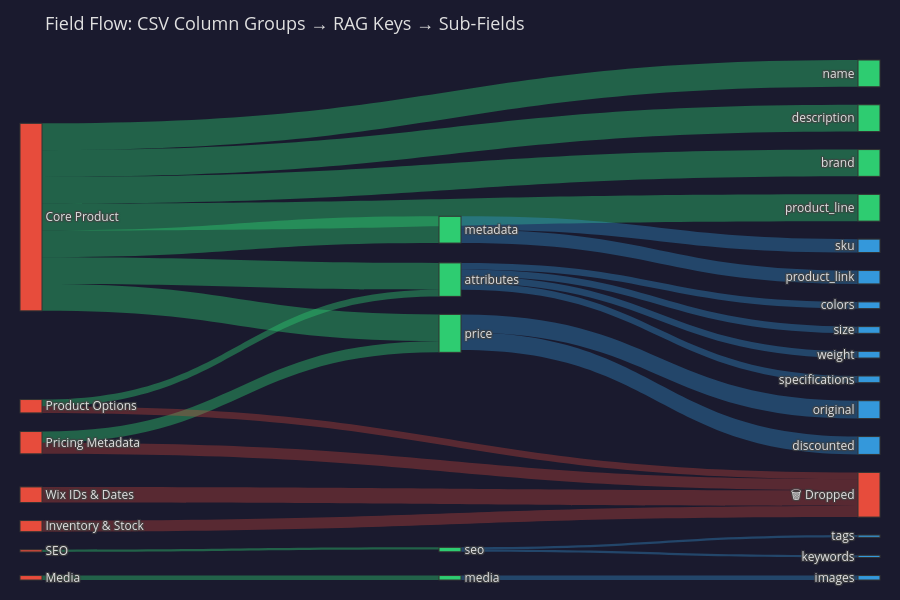

The code cell stored with this chart in its notebook:
### Markdown cell above
### Field Flow — Sankey Diagram
How do 35 CSV columns flow through the pipeline into 9 RAG keys and their nested sub-fields?

### Code cell
# ── Column 1: CSV Column Groups ──
csv_to_cleaned_map = {
    'Core Product': ['Name', 'Description', 'Price', 'Discounted Price', 'Formatted Price',
                     'Formatted Discounted Price', 'Product Page Url', 'Slug', 'Brand', 'Product Type', 'Weight', 'SKU'],
    'Media': ['Main Media', 'Media Items'],
    'SEO': ['SEO Data'],
    'Inventory & Stock': ['In Stock', 'Quantity In Stock', 'Track Inventory', 'Manage Variants', 'Inventory Item'],
    'Pricing Metadata': ['Price Per Unit', 'Price Per Unit Data', 'Formatted Price Per Unit', 'Currency', 'Discount'],
    'Product Options': ['Product Options', 'Additional Info Sections', 'Custom Text Fields'],
    'Wix IDs & Dates': ['ID', 'Numeric Id', 'Collections', 'Ribbon', 'Ribbons', 'Updated Date', 'Date Created'],
}

# ── Column 2: RAG Top-Level Keys ──
cleaned_to_rag_map = {
    'name': ['Core Product'], 'description': ['Core Product'], 'brand': ['Core Product'],
    'product_line': ['Core Product'], 'price': ['Core Product', 'Pricing Metadata'],
    'seo': ['SEO'], 'attributes': ['Product Options', 'Core Product'], 'media': ['Media'],
    'metadata': ['Core Product'],
    'DROPPED': ['Inventory & Stock', 'Pricing Metadata', 'Wix IDs & Dates', 'Product Options'],
}

# ── Column 3: Nested sub-fields within each RAG key ──
rag_to_subfields = {
    'price':      ['price.original', 'price.discounted'],
    'seo':        ['seo.tags', 'seo.keywords'],
    'attributes': ['attributes.colors', 'attributes.size', 'attributes.weight', 'attributes.specifications'],
    'media':      ['media.images'],
    'metadata':   ['metadata.sku', 'metadata.product_link'],
}

# ── Build nodes ──
nodes, node_idx = [], {}

# Col 1: CSV groups
csv_groups = list(csv_to_cleaned_map.keys())
for g in csv_groups:
    node_idx[f'csv_{g}'] = len(nodes)
    nodes.append(g)

# Col 2: RAG top-level keys
rag_keys_display = ['name', 'description', 'brand', 'product_line', 'price', 'seo', 'attributes', 'media', 'metadata', 'DROPPED']
for k in rag_keys_display:
    node_idx[f'rag_{k}'] = len(nodes)
    nodes.append(k if k != 'DROPPED' else '🗑️ Dropped')

# Col 3: Sub-fields
all_subfields = []
for parent, subs in rag_to_subfields.items():
    for sf in subs:
        node_idx[f'sub_{sf}'] = len(nodes)
        # Display as just the sub-key part (after the dot)
        nodes.append(sf.split('.')[1])
        all_subfields.append(sf)

# ── Build links ──
sources, targets, values, link_colors = [], [], [], []
rag_colors_map = {k: 'rgba(46,204,113,0.4)' for k in rag_keys_display}
rag_colors_map['DROPPED'] = 'rgba(231,76,60,0.3)'

# Links: CSV groups → RAG keys
for rag_key, csv_group_list in cleaned_to_rag_map.items():
    for csv_group in csv_group_list:
        if csv_group in csv_groups:
            sources.append(node_idx[f'csv_{csv_group}'])
            targets.append(node_idx[f'rag_{rag_key}'])
            values.append(len(csv_to_cleaned_map[csv_group]))
            link_colors.append(rag_colors_map.get(rag_key, 'rgba(150,150,150,0.3)'))

# Links: RAG keys → sub-fields
SUB_COLOR = 'rgba(52,152,219,0.35)'
for parent, subs in rag_to_subfields.items():
    # Split the parent's total incoming value equally among sub-fields
    parent_total = sum(v for s, t, v in zip(sources, targets, values) if t == node_idx[f'rag_{parent}'])
    per_sub = max(1, parent_total // len(subs))
    for sf in subs:
        sources.append(node_idx[f'rag_{parent}'])
        targets.append(node_idx[f'sub_{sf}'])
        values.append(per_sub)
        link_colors.append(SUB_COLOR)

# ── Node colors ──
node_colors = (
    [C_CSV] * len(csv_groups)
    + [C_RAG if k != 'DROPPED' else C_CSV for k in rag_keys_display]
    + [ACCENT] * len(all_subfields)
)

fig = go.Figure(go.Sankey(
    arrangement='snap',
    node=dict(pad=18, thickness=22, line=dict(color='#333', width=1), label=nodes, color=node_colors),
    link=dict(source=sources, target=targets, value=values, color=link_colors)
))
fig.update_layout(
    title_text='Field Flow: CSV Column Groups → RAG Keys → Sub-Fields', title_font_size=18,
    font=dict(size=12, color=FG), paper_bgcolor=BG, plot_bgcolor=BG,
    height=600, margin=dict(l=20, r=20, t=60, b=20)
)
fig.show()

### Figure 1 — Plotly figure (JSON) as saved in the notebook; plotly's stock layout.template omitted (floating-point values rounded to 4 significant figures)
{"data": [{"arrangement": "snap", "link": {"color": ["rgba(46,204,113,0.4)", "rgba(46,204,113,0.4)", "rgba(46,204,113,0.4)", "rgba(46,204,113,0.4)", "rgba(46,204,113,0.4)", "rgba(46,204,113,0.4)", "rgba(46,204,113,0.4)", "rgba(46,204,113,0.4)", "rgba(46,204,113,0.4)", "rgba(46,204,113,0.4)", "rgba(46,204,113,0.4)", "rgba(231,76,60,0.3)", "rgba(231,76,60,0.3)", "rgba(231,76,60,0.3)", "rgba(231,76,60,0.3)", "rgba(52,152,219,0.35)", "rgba(52,152,219,0.35)", "rgba(52,152,219,0.35)", "rgba(52,152,219,0.35)", "rgba(52,152,219,0.35)", "rgba(52,152,219,0.35)", "rgba(52,152,219,0.35)", "rgba(52,152,219,0.35)", "rgba(52,152,219,0.35)", "rgba(52,152,219,0.35)", "rgba(52,152,219,0.35)"], "source": [0, 0, 0, 0, 0, 4, 2, 5, 0, 1, 0, 3, 4, 6, 5, 11, 11, 12, 12, 13, 13, 13, 13, 14, 15, 15], "target": [7, 8, 9, 10, 11, 11, 12, 13, 13, 14, 15, 16, 16, 16, 16, 17, 18, 19, 20, 21, 22, 23, 24, 25, 26, 27], "value": [12, 12, 12, 12, 12, 5, 1, 3, 12, 2, 12, 5, 5, 7, 3, 8, 8, 1, 1, 3, 3, 3, 3, 2, 6, 6]}, "node": {"color": ["#e74c3c", "#e74c3c", "#e74c3c", "#e74c3c", "#e74c3c", "#e74c3c", "#e74c3c", "#2ecc71", "#2ecc71", "#2ecc71", "#2ecc71", "#2ecc71", "#2ecc71", "#2ecc71", "#2ecc71", "#2ecc71", "#e74c3c", "#3498db", "#3498db", "#3498db", "#3498db", "#3498db", "#3498db", "#3498db", "#3498db", "#3498db", "#3498db", "#3498db"], "label": ["Core Product", "Media", "SEO", "Inventory & Stock", "Pricing Metadata", "Product Options", "Wix IDs & Dates", "name", "description", "brand", "product_line", "price", "seo", "attributes", "media", "metadata", "🗑️ Dropped", "original", "discounted", "tags", "keywords", "colors", "size", "weight", "specifications", "images", "sku", "product_link"], "line": {"color": "#333", "width": 1}, "pad": 18, "thickness": 22}, "type": "sankey"}], "layout": {"font": {"color": "#e0e0e0", "size": 12}, "height": 600, "margin": {"b": 20, "l": 20, "r": 20, "t": 60}, "paper_bgcolor": "#1a1a2e", "plot_bgcolor": "#1a1a2e", "title": {"font": {"size": 18}, "text": "Field Flow: CSV Column Groups → RAG Keys → Sub-Fields"}}}
